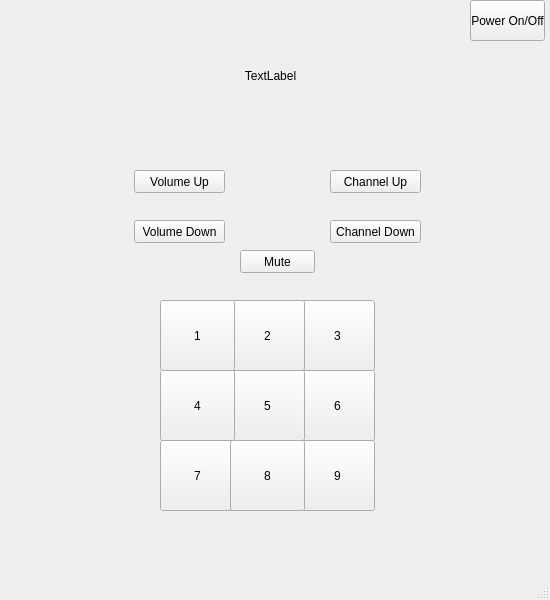
<?xml version="1.0" encoding="UTF-8"?>
<ui version="4.0">
 <class>MainWindow</class>
 <widget class="QMainWindow" name="MainWindow">
  <property name="geometry">
   <rect>
    <x>0</x>
    <y>0</y>
    <width>550</width>
    <height>600</height>
   </rect>
  </property>
  <property name="windowTitle">
   <string>Television Remote</string>
  </property>
  <widget class="QWidget" name="centralwidget">
   <widget class="QPushButton" name="pushButton_4">
    <property name="geometry">
     <rect>
      <x>160</x>
      <y>440</y>
      <width>75</width>
      <height>71</height>
     </rect>
    </property>
    <property name="text">
     <string>7</string>
    </property>
   </widget>
   <widget class="QPushButton" name="pushButton_5">
    <property name="geometry">
     <rect>
      <x>300</x>
      <y>440</y>
      <width>75</width>
      <height>71</height>
     </rect>
    </property>
    <property name="text">
     <string>9</string>
    </property>
   </widget>
   <widget class="QPushButton" name="pushButton_6">
    <property name="geometry">
     <rect>
      <x>230</x>
      <y>440</y>
      <width>75</width>
      <height>71</height>
     </rect>
    </property>
    <property name="text">
     <string>8</string>
    </property>
   </widget>
   <widget class="QPushButton" name="pushButton_7">
    <property name="geometry">
     <rect>
      <x>300</x>
      <y>370</y>
      <width>75</width>
      <height>71</height>
     </rect>
    </property>
    <property name="text">
     <string>6</string>
    </property>
   </widget>
   <widget class="QPushButton" name="pushButton_8">
    <property name="geometry">
     <rect>
      <x>230</x>
      <y>370</y>
      <width>75</width>
      <height>71</height>
     </rect>
    </property>
    <property name="text">
     <string>5</string>
    </property>
   </widget>
   <widget class="QPushButton" name="pushButton_9">
    <property name="geometry">
     <rect>
      <x>160</x>
      <y>370</y>
      <width>75</width>
      <height>71</height>
     </rect>
    </property>
    <property name="text">
     <string>4</string>
    </property>
   </widget>
   <widget class="QPushButton" name="pushButton_10">
    <property name="geometry">
     <rect>
      <x>300</x>
      <y>300</y>
      <width>75</width>
      <height>71</height>
     </rect>
    </property>
    <property name="text">
     <string>3</string>
    </property>
   </widget>
   <widget class="QPushButton" name="pushButton_11">
    <property name="geometry">
     <rect>
      <x>230</x>
      <y>300</y>
      <width>75</width>
      <height>71</height>
     </rect>
    </property>
    <property name="text">
     <string>2</string>
    </property>
   </widget>
   <widget class="QPushButton" name="pushButton_12">
    <property name="geometry">
     <rect>
      <x>160</x>
      <y>300</y>
      <width>75</width>
      <height>71</height>
     </rect>
    </property>
    <property name="text">
     <string>1</string>
    </property>
   </widget>
   <widget class="QPushButton" name="pushButton">
    <property name="geometry">
     <rect>
      <x>470</x>
      <y>0</y>
      <width>75</width>
      <height>41</height>
     </rect>
    </property>
    <property name="text">
     <string>Power On/Off</string>
    </property>
   </widget>
   <widget class="QPushButton" name="pushButton_2">
    <property name="geometry">
     <rect>
      <x>134</x>
      <y>170</y>
      <width>91</width>
      <height>23</height>
     </rect>
    </property>
    <property name="text">
     <string>Volume Up</string>
    </property>
   </widget>
   <widget class="QPushButton" name="pushButton_3">
    <property name="geometry">
     <rect>
      <x>134</x>
      <y>220</y>
      <width>91</width>
      <height>23</height>
     </rect>
    </property>
    <property name="text">
     <string>Volume Down</string>
    </property>
   </widget>
   <widget class="QPushButton" name="pushButton_13">
    <property name="geometry">
     <rect>
      <x>330</x>
      <y>170</y>
      <width>91</width>
      <height>23</height>
     </rect>
    </property>
    <property name="text">
     <string>Channel Up</string>
    </property>
   </widget>
   <widget class="QPushButton" name="pushButton_14">
    <property name="geometry">
     <rect>
      <x>330</x>
      <y>220</y>
      <width>91</width>
      <height>23</height>
     </rect>
    </property>
    <property name="text">
     <string>Channel Down</string>
    </property>
   </widget>
   <widget class="QPushButton" name="pushButton_15">
    <property name="geometry">
     <rect>
      <x>240</x>
      <y>250</y>
      <width>75</width>
      <height>23</height>
     </rect>
    </property>
    <property name="text">
     <string>Mute</string>
    </property>
   </widget>
   <widget class="QLabel" name="label">
    <property name="geometry">
     <rect>
      <x>190</x>
      <y>30</y>
      <width>161</width>
      <height>91</height>
     </rect>
    </property>
    <property name="text">
     <string>TextLabel</string>
    </property>
    <property name="alignment">
     <set>Qt::AlignCenter</set>
    </property>
   </widget>
  </widget>
  <widget class="QMenuBar" name="menubar">
   <property name="geometry">
    <rect>
     <x>0</x>
     <y>0</y>
     <width>550</width>
     <height>21</height>
    </rect>
   </property>
  </widget>
  <widget class="QStatusBar" name="statusbar"/>
 </widget>
 <resources/>
 <connections/>
</ui>
